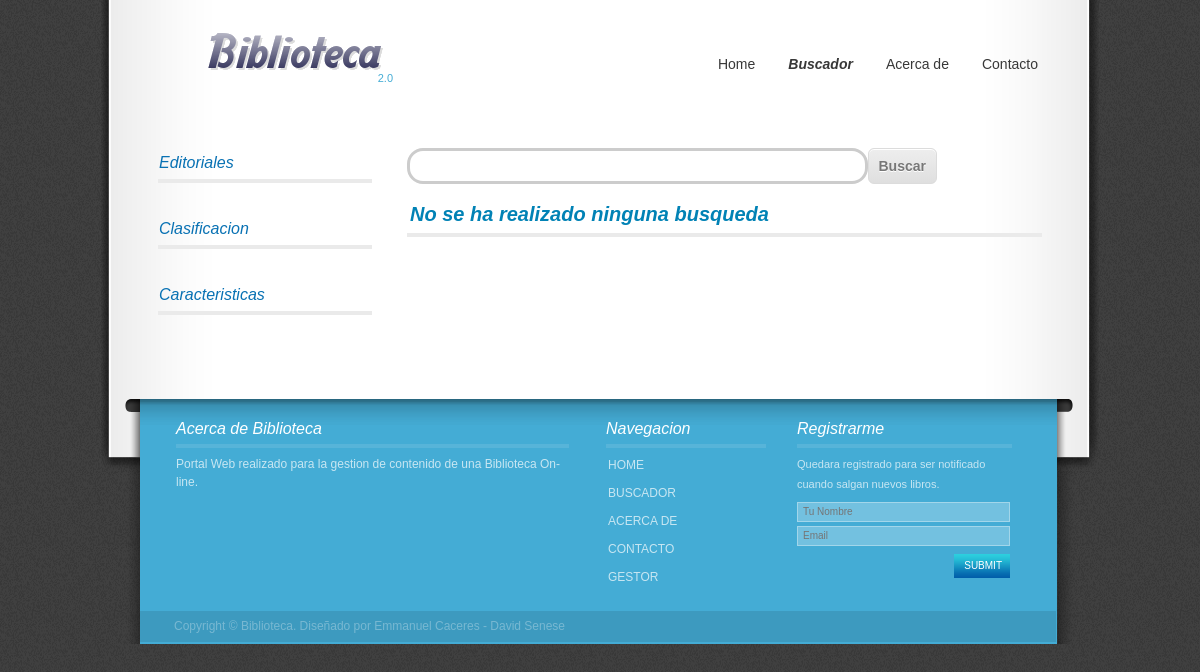
Page /portalWeb/home/buscador.php on the earlier database version.
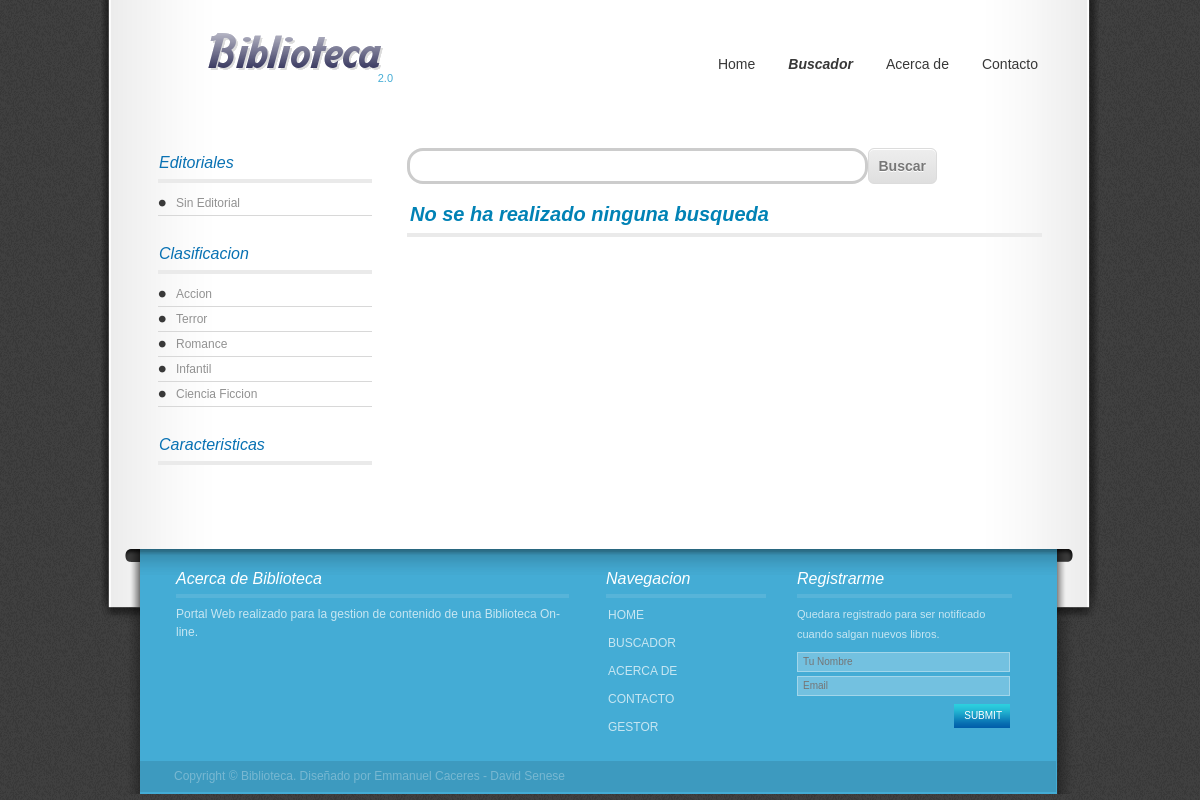
Same page on the later database version.
### tables this page shows
CREATE TABLE `editoriales` (
  `id_editorial` int(11) NOT NULL AUTO_INCREMENT,
  `nombre_editorial` varchar(25) NOT NULL,
  `borrado` tinyint(1) NOT NULL DEFAULT '0',
  PRIMARY KEY (`id_editorial`)
);

CREATE TABLE `clasificaciones` (
  `id_clasificacion` int(11) NOT NULL AUTO_INCREMENT,
  `denominacion_clasificacion` varchar(50) NOT NULL,
  `id_clasificacion_padre` int(11) DEFAULT NULL,
  `borrado` tinyint(1) NOT NULL DEFAULT '0',
  PRIMARY KEY (`id_clasificacion`),
  KEY `id_clasificacion_padre` (`id_clasificacion_padre`),
  CONSTRAINT `clasificaciones_ibfk_1` FOREIGN KEY (`id_clasificacion_padre`) REFERENCES `clasificaciones` (`id_clasificacion`)
);

### controladores/portalWeb/persistencia/ConexionDBPortal.php (called while the page is built)
<?php
class ConexionDBPortal {
    private $_conexion = null;
    private $_usuario = 'cliente';
    private $_clave = '1234567';
    public function __construct() {
        $this->_conexion = new PDO("mysql:dbname=biblioteca;host=localhost", $this->_usuario, $this->_clave);
        $this->_conexion->setAttribute(PDO::ATTR_ERRMODE, PDO::ERRMODE_EXCEPTION);
    }
    function get_conexion() {
        return $this->_conexion;
    }
}

### controladores/portalWeb/persistencia/ControladorPersistencia.php (called while the page is built, shortened)
<?php
require_once 'ConexionDBPortal.php';
class ControladorPersistencia {
    private $_conexion;
    private static $instancia;
    public function __construct() {
        $db = new ConexionDBPortal();
        $this->_conexion = $db->get_conexion();
    }
    public static function obtenerCP() {
        if (!self::$instancia instanceof self) {
            self::$instancia = new self;
        }
        return self::$instancia;
    }
    public function ejecutarSentencia($query, $parametros = null) {
        $statement = $this->_conexion->prepare($query);
        $statement->execute();
        return $statement;
    }
}

### portalWeb/home/buscador.php (the view, shortened to what the changed rows need)
<!DOCTYPE html PUBLIC "-//W3C//DTD XHTML 1.0 Transitional//EN" "http://www.w3.org/TR/xhtml1/DTD/xhtml1-transitional.dtd">
<html lang="en-US" xmlns="http://www.w3.org/1999/xhtml" dir="ltr">
    <?php
    require_once __DIR__ . '/../../controladores/portalWeb/persistencia/ControladorPersistencia.php';
    $controladorPersistencia = ControladorPersistencia::obtenerCP();
    ?>
    <head>
        <link href="../../recursos/portalWeb/home/css/style.css" rel="stylesheet" type="text/css"/>
    </head>
    <body>
        <div id="header" class="shell">
            <div id="logo"><h1><a href="home.php">Biblioteca</a></h1><span><a href="home.php">2.0</a></span></div>
        </div>
        <div id="main" class="shell">
            <div id="sidebar">
                <ul class="categories">
                    <li>
                        <ul>
                            <?php
                            $resultado = $controladorPersistencia->ejecutarSentencia(DBSentenciasPortal::LISTAR_EDITORIALES);
                            $listado = $resultado->fetchAll(PDO::FETCH_ASSOC);
                            foreach ($listado as $value) {
                                ?>
                                <li>
                                    <a href="buscador.php?edi=<?php echo base64_encode($value["id"]) . "&pag=1" ?>"><?php echo $value["text"] ?></a>
                                </li>
                            <?php } ?>
                        </ul>
                    </li>
                    <li>
                        <ul id="clasif">
                            <?php
                            $resultado = $controladorPersistencia->ejecutarSentencia(DBSentenciasPortal::LISTAR_CLASIFICACIONES);
                            $listado = $resultado->fetchAll(PDO::FETCH_ASSOC);
                            unset($listado[0]);
                            foreach ($listado as $value) {
                                ?>
                                <li>
                                    <a href="buscador.php?clas=<?php echo base64_encode($value["id"]) . "&pag=1" ?>"><?php echo $value["text"] ?></a>
                                </li>
                            <?php } ?>
                        </ul>
                    </li>
                </ul>
            </div>
                                </div>
                                </body>
                                </html>

Differences in the rows shown:
added editoriales: nombre_editorial "Sin Editorial"
added clasificaciones: denominacion_clasificacion "Accion"
added clasificaciones: denominacion_clasificacion "Terror"
added clasificaciones: denominacion_clasificacion "Romance"
added clasificaciones: denominacion_clasificacion "Infantil"
added clasificaciones: denominacion_clasificacion "Ciencia Ficcion"
